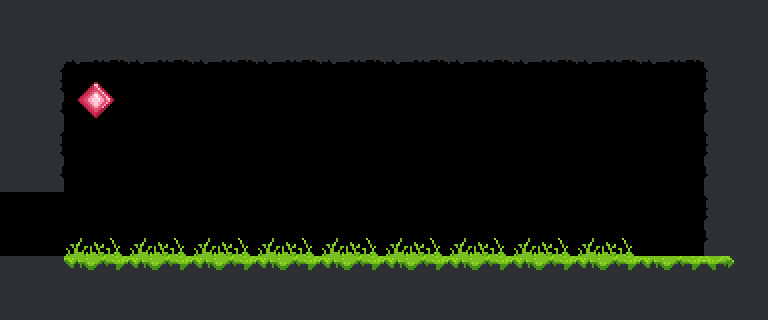

This game map was drawn from its Tiled (.tmx) file and the tilesets committed beside it. A one-line description and the trimmed map source follow:
An orthogonal 12x5 tile map with 64x64 px tiles, 1 tile layer (map) and 7 objects (powerup, start, end).

<map version="1.0" orientation="orthogonal" renderorder="right-down" width="12" height="5" tilewidth="64" tileheight="64" nextobjectid="29">
 <tileset firstgid="1" name="MyTiles_64x64" tilewidth="64" tileheight="64" tilecount="64" columns="8">
  <image source="../tilesets/MyTiles_64x64.png" width="512" height="512" />
 </tileset>
 <layer name="map" width="12" height="5">
  <data>[60 cells, 39 non-empty, 8 distinct tile ids]</data>
 </layer>
 <objectgroup name="ground">
  <object id="14" x="0" y="256" width="768" height="64" />
  <object id="20" x="0" y="0" width="768" height="64" />
  <object id="23" x="704" y="64" width="64" height="192" />
 </objectgroup>
 <objectgroup name="objects">
  <object id="17" type="powerup" x="392" y="191" width="64" height="64">
   <properties>
    <property name="class" value="density" />
   </properties>
  </object>
  <object id="28" x="0" y="64" width="64" height="192" />
 </objectgroup>
 <objectgroup name="positions">
  <object id="7" name="start" x="221.667" y="191" width="64" height="64" />
  <object id="9" name="end" x="65" y="64" width="64" height="64" />
 </objectgroup>
</map>